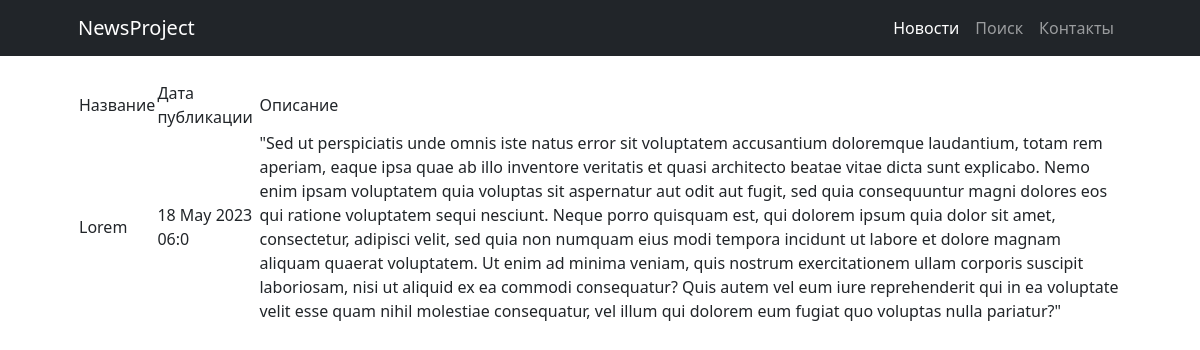
The app's page /news/9 with its own data.
### news/models.py (models this page shows, shortened)
class News(models.Model):
    name = models.CharField(
        max_length=50,
        unique=True,
    )
    description = models.TextField()
    category = models.ForeignKey(
        to='Category',
        on_delete=models.CASCADE,
        related_name='news',
    )
    time_creation = models.DateTimeField(auto_now_add = True)

### news/views.py (the view)
# urls.py: path('<int:pk>', NewsDetail.as_view(), name='new'),
class NewsDetail(DetailView):
    model = News
    template_name = 'new.html'
    context_object_name = 'new'

### templatetags/custom_filters.py (called while the page is built)
@register.filter(name='filter_message')
def filter_message(message: str):
    variants = ['отстой', 'говно', 'тварь', 'дурак', 'чмо']
    ln = len(variants)
    filtred_message = ''
    string = ''
    string2 = ''
    pattern = ' * '
    for i in message:
        string += i
        string2 = string.lower()
        flag = 0
        for j in variants:
            if not string2 in j:
                flag += 1
            if string2 == j:
                filtred_message += pattern
                flag -= 1
                string = ''
        if flag == ln:
            filtred_message += string
            string = ''
    if string2 != '' and string2 not in variants:
        filtred_message += string
    elif string2 != '':
        filtred_message += pattern
    return filtred_message

### templates/new.html (shortened to what this page needs)
{% extends 'flatpages/default.html' %}
{% load custom_filters %}
{% block content %}
<table>
    <tr>
        <td>
            Название
        </td>
        <td>
            Дата публикации
        </td>
        <td>
            Описание
        </td>
    </tr>
    <tr>
        <td>
            {{ new.name|filter_message }}
        </td>
        <td>
            {{ new.time_creation|date:'d M Y H:I'}}
        </td>
        <td>
            {{ new.description|filter_message }}
        </td>
    </tr>
</table>
{% endblock content %}

### records on screen
News: name|filter_message "Lorem", time_creation "18 May 2023 06:0", description|filter_message "\"Sed ut perspiciatis unde omnis iste natus error sit voluptatem accusantium doloremque laudantium, totam rem aperiam, eaque ipsa quae ab illo inventore veritatis et quasi architecto beatae vitae dicta sunt explicabo. Nemo enim ipsam voluptatem quia voluptas sit aspernatur aut odit aut fugit, sed quia consequuntur magni dolores eos qui ratione voluptatem sequi nesciunt. Neque porro quisquam est, qui dolorem ipsum quia dolor sit amet, consectetur, adipisci velit, sed quia non numquam eius modi tempora incidunt ut labore et dolore magnam aliquam quaerat voluptatem. Ut enim ad minima veniam, quis nostrum exercitationem ullam corporis suscipit laboriosam, nisi ut aliquid ex ea commodi…"
